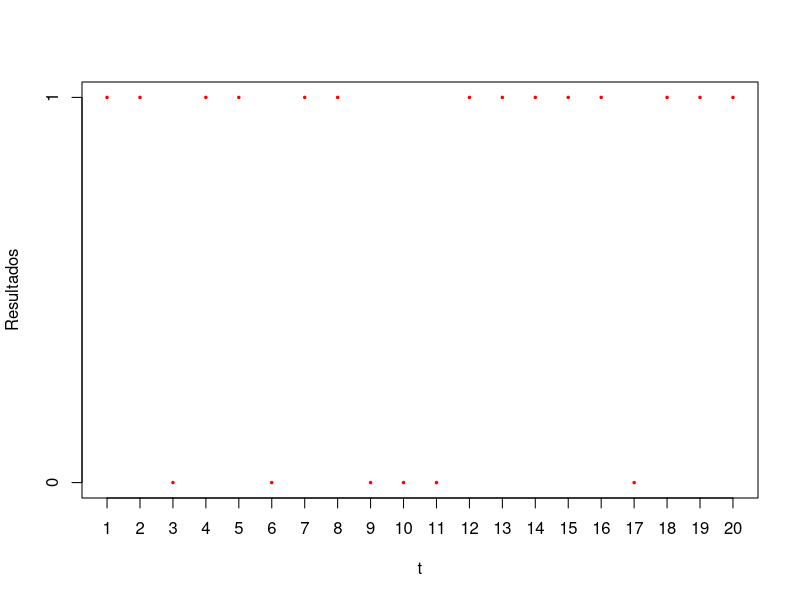

R code for this plot:
## ---- chunk 1
set.seed=2020
resultats=rbinom(20,1,0.7)
plot(1:length(resultats),resultats, xaxt="n",yaxt="n",type="p",pch=20,cex=0.5,xlab="t",ylab="Resultados",ylim = c(0,1),col="red")
xtick=1:length(resultats)
axis(side=1, at=xtick, labels=TRUE)
ytick=c(0,1)
axis(side=2, at=ytick, labels = TRUE)
## ---- chunk 2
P=matrix(c(0.36,0.48,0.16,0.18,0.54,0.28,0.09,0.42,0.49),
         3,3,byrow=T)
P
apply(P,1,sum)
## ---- chunk 3
#library(xtable)
P=matrix(c(0.36,0.48,0.16,0.18,0.54,0.28,0.09,0.42,0.49),3,3,byrow=T)
P2=P%*%P
P3=P2%*%P
#print(xtable(P),type="latex",floating=F,include.rownames=F,
#include.colnames=F,hline.after=NULL)
X01=c(0,1,0)
dist.X21 = t(X01)%*%P2
dist.X31 = t(X01)%*%P3
X02=c(1/3,1/3,1/3)
dist.X22 = t(X02)%*%P2
dist.X32 = t(X02)%*%P3
## ---- chunk 4
P2=P%*%P
P2
P3=P2%*%P
P3
## ---- chunk 5
X01=c(0,1,0)
(dist.X21 = t(X01)%*%P2)
(dist.X31 = t(X01)%*%P3)
## ---- chunk 6
X02=c(1/3,1/3,1/3)
(dist.X22 = t(X02)%*%P2)
(dist.X32 = t(X02)%*%P3)
## ---- chunk 7
equilibrio=eigen(t(P))$vectors[,1]/sum(eigen(t(P))$vectors[,1])
## ---- chunk 8
(vectores.propios = eigen(t(P))$vectors)
## ---- chunk 9
(vector.propio.vap.1=vectores.propios[,1])
(equilibrio = 
    vector.propio.vap.1/sum(vector.propio.vap.1))
